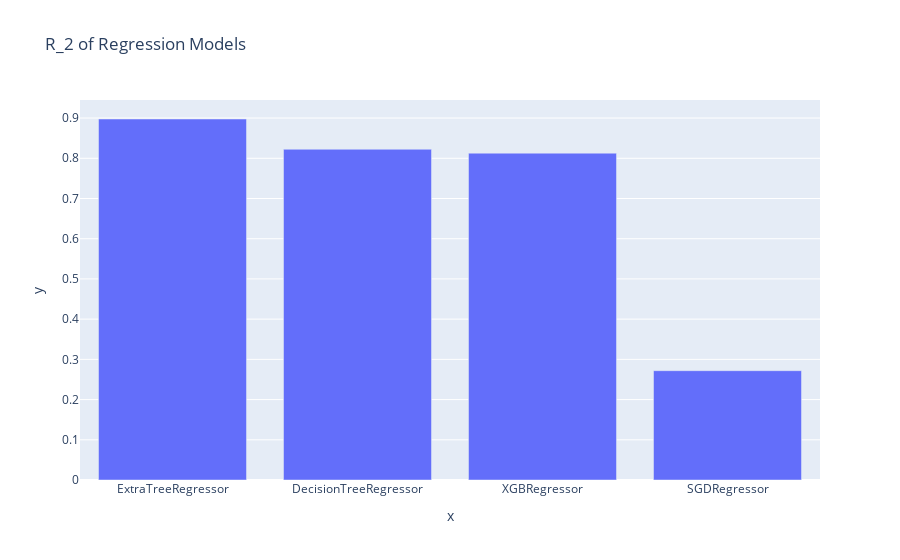

Notebook code cell kept with this figure:
### Code cell
models = ['ExtraTreeRegressor', 'DecisionTreeRegressor', 'XGBRegressor','SGDRegressor']
score = [et_r2, dt_r2, xgb_r2,sgd_r2]

fig=px.bar(x=models, y=score,title='R_2 of Regression Models')
fig.show()

print("FINDING BEST FIT MODEL FOR EVALUATION BASED ON R_2 SCORE\n")
max_score = max(score)  # Initialize max_score with the maximum value in the score list
max_model = ""

for model, score_value in zip(models, score):
    print(model, score_value)
    if score_value == max_score:
        max_model = model

print(f"\nModel: {max_model} contain Maximum R2_Score: {max_score} ")

### Figure 1 — Plotly figure (JSON) as saved in the notebook; plotly's stock layout.template omitted (floating-point values rounded to 4 significant figures)
{"data": [{"alignmentgroup": "True", "hovertemplate": "x=%{x}<br>y=%{y}<extra></extra>", "legendgroup": "", "marker": {"color": "#636efa", "pattern": {"shape": ""}}, "name": "", "offsetgroup": "", "orientation": "v", "showlegend": false, "textposition": "auto", "type": "bar", "x": ["ExtraTreeRegressor", "DecisionTreeRegressor", "XGBRegressor", "SGDRegressor"], "xaxis": "x", "y": [0.8977, 0.8224, 0.8127, 0.2719], "yaxis": "y"}], "layout": {"barmode": "relative", "legend": {"tracegroupgap": 0}, "title": {"text": "R_2 of Regression Models"}, "xaxis": {"anchor": "y", "domain": [0, 1], "title": {"text": "x"}}, "yaxis": {"anchor": "x", "domain": [0, 1], "title": {"text": "y"}}}}
